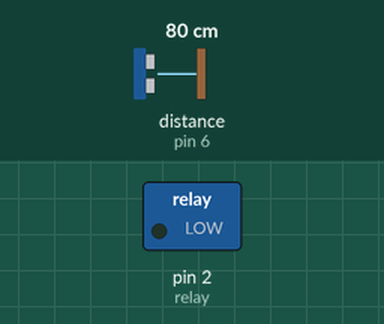
Recording of a sketch running on a simulated Arduino Uno, built with avr-gcc and run on an emulated ATmega328P. Parts: switched loads named in the sketch (green lamp = pin HIGH). The test bench sets the inputs (shaded band); at power-on: distance to the obstacle (sensor on pin 6) 80 cm. The echo pulse lasts 58.3 µs per cm; what the sketch prints to the serial monitor is not drawn.

Above: at 0.2 s.
Timing chart, 0 to 1.7 s (numbered marks = the images above):
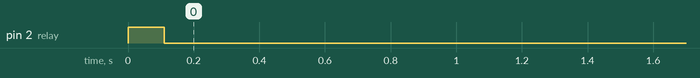

Measured:
- by itself, pin 2 (relay): HIGH → LOW at 0.11 s

The sketch:

MosquitoFanNewPingLib.ino
```cpp
#include <NewPing.h>

#define PIR1_TRIGGER_PIN  PD5
#define PIR1_ECHO_PIN  PD6
#define PIR2_TRIGGER_PIN  PD3
#define PIR2_ECHO_PIN  PD4
#define relay  PD2
int pirState = LOW;             // we start, assuming no motion detected
int switchOn = 0;
long distance = 0;
#define MAX_DISTANCE 150

NewPing sonar(PIR1_TRIGGER_PIN, PIR1_ECHO_PIN, MAX_DISTANCE);
NewPing sonar2(PIR2_TRIGGER_PIN, PIR2_ECHO_PIN, MAX_DISTANCE);
  void setup()
{
  Serial.begin(9600);

  pinMode(relay,OUTPUT );
  digitalWrite(relay, HIGH);//Off
  Serial.println("Welcome  ");
}
void loop(){
 //if (switchOn <= 0){
delay(50);
distance = sonar.ping_cm();
if (distance > 10){
  Serial.println(distance);
  delay(50);
  distance = sonar.ping_cm();
  if (distance > 10){

  switchOn = 5;//Seconds
      /*delay(200);
      distance = sonar.ping_cm();
      if (distance > 10){
        Serial.print("Signal 3 ");
  Serial.println(distance);
          switchOn = 5;//Seconds

      }*/


  }
}/*else{ //check sonar2
    distance = sonar2.ping_cm();
    if (distance != "0"){
      delay(50);
      distance = sonar2.ping_cm();
      if (distance != "0"){
          switchOn = 60;//Seconds

      }
    }
}*/

//}


  if (switchOn > 0){
    digitalWrite(relay, LOW);//On
    switchOn--;
    delay(1000);

  }else {
    digitalWrite(relay, HIGH);//Off

  }


}
```
